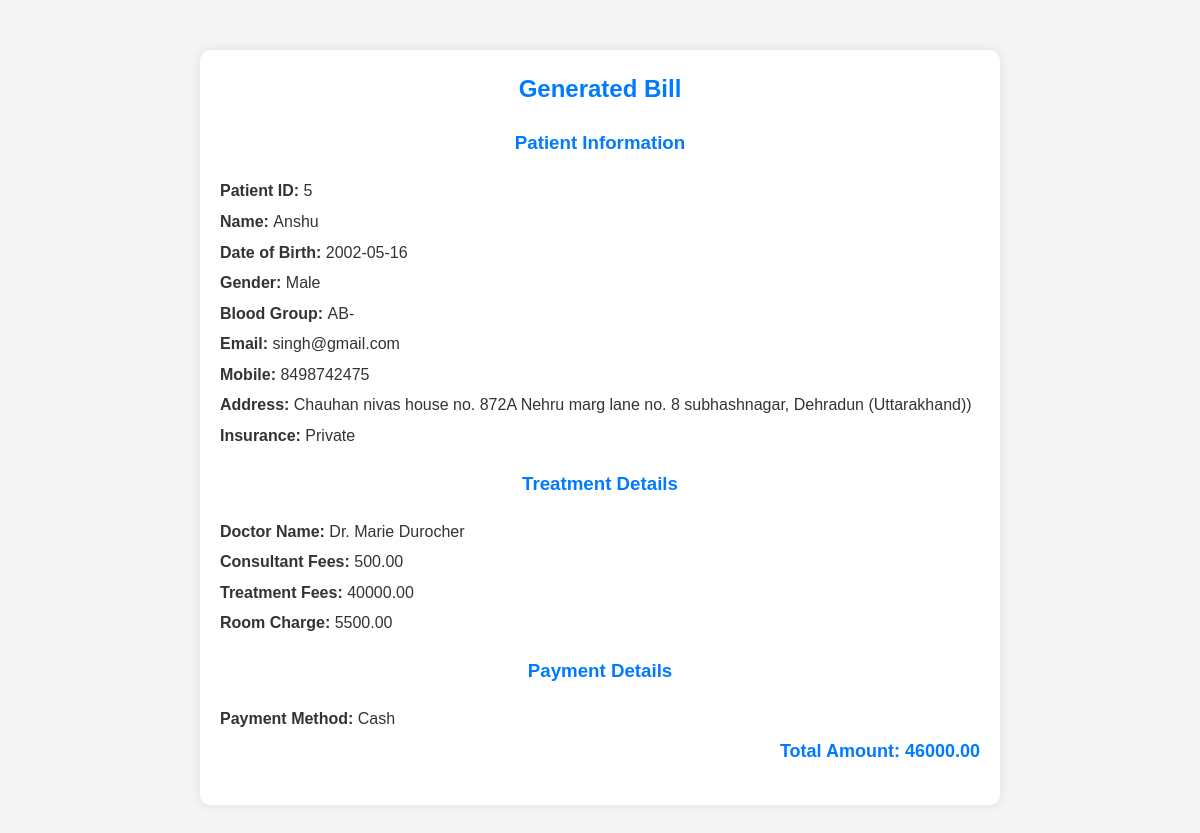
Screenshot of /bill_display.php?patient_id=5 with the database file from the repository.
### tables this page shows
CREATE TABLE `bills` (
  `id` int(11) NOT NULL,
  `patient_id` int(11) NOT NULL,
  `name` varchar(100) NOT NULL,
  `dob` date NOT NULL,
  `gender` enum('Male','Female','Other') NOT NULL,
  `blood_group` varchar(10) NOT NULL,
  `email` varchar(100) NOT NULL,
  `mobile` varchar(15) NOT NULL,
  `address` text NOT NULL,
  `insurance` varchar(100) NOT NULL,
  `doctor_name` varchar(100) NOT NULL,
  `consultant_fees` decimal(10,2) NOT NULL,
  `treatment_fees` decimal(10,2) NOT NULL,
  `room_charge` decimal(10,2) NOT NULL,
  `payment_method` enum('Cash','NetBanking','Paytm','Gpay') NOT NULL,
  `total_amount` decimal(10,2) NOT NULL,
  `bill_date` timestamp NOT NULL DEFAULT current_timestamp()
);

### bill_display.php (the view, shortened to what this page needs)
<?php
include('connection.php');
$patient_id = $_GET['patient_id'];
try {
    $stmt = $db->prepare("SELECT * FROM bills WHERE patient_id = :patient_id");
    $stmt->bindParam(':patient_id', $patient_id);
    $stmt->execute();
    $bill = $stmt->fetch(PDO::FETCH_ASSOC);
} catch (PDOException $e) {
    echo "Error: " . $e->getMessage();
    exit;
}
?>
<!DOCTYPE html>
<html lang="en">
<head>
    <link rel="stylesheet" href="styles.css">
</head>
<body>
    <div class="bill-container">
        <h2>Generated Bill</h2>
        <div class="bill-details">
            <h3>Patient Information</h3>
            <p><label>Patient ID: </label><?php echo $bill['patient_id']; ?></p>
            <p><label>Name: </label><?php echo $bill['name']; ?></p>
            <p><label>Date of Birth: </label><?php echo $bill['dob']; ?></p>
            <p><label>Gender: </label><?php echo $bill['gender']; ?></p>
            <p><label>Blood Group: </label><?php echo $bill['blood_group']; ?></p>
            <p><label>Email: </label><?php echo $bill['email']; ?></p>
            <p><label>Mobile: </label><?php echo $bill['mobile']; ?></p>
            <p><label>Address: </label><?php echo $bill['address']; ?></p>
            <p><label>Insurance: </label><?php echo $bill['insurance']; ?></p>
        </div>
        <div class="bill-details">
            <h3>Treatment Details</h3>
            <p><label>Doctor Name: </label><?php echo $bill['doctor_name']; ?></p>
            <p><label>Consultant Fees: </label><?php echo $bill['consultant_fees']; ?></p>
            <p><label>Treatment Fees: </label><?php echo $bill['treatment_fees']; ?></p>
            <p><label>Room Charge: </label><?php echo $bill['room_charge']; ?></p>
        </div>
        <div class="bill-details">
            <h3>Payment Details</h3>
            <p><label>Payment Method: </label><?php echo $bill['payment_method']; ?></p>
            <p class="total-amount">Total Amount: <?php echo $bill['total_amount']; ?></p>
        </div>
    </div>
</body>
</html>

### styles.css (style rules this page uses)
* { margin: 0; padding: 0; box-sizing: border-box; }
body { font-family: Arial, sans-serif; background-color: #f4f4f4; color: #333; line-height: 1.6; }

### bill_display.php (style rules this page uses)
.bill-container { max-width: 800px; margin: 50px auto; padding: 20px; background-color: #fff; border-radius: 10px; box-shadow: 0 0 10px rgba(0, 0, 0, 0.1); }
h2, h3 { text-align: center; margin-bottom: 20px; color: #007bff; }
.bill-details { margin-bottom: 20px; }
.bill-details label { font-weight: bold; }
.bill-details p { margin: 5px 0; }
.total-amount { text-align: right; font-weight: bold; font-size: 18px; color: #007bff; }

### rows the page displays
bills: patient "5", name "Anshu", dob "2002-05-16", gender "Male", blood_group "AB-", email "singh@gmail.com", mobile "8498742475", address "Chauhan nivas house no. 872A Nehru marg lane no. 8 subhashnagar, Dehradun (Uttarakhand))", insurance "Private", doctor_name "Dr. Marie Durocher", consultant_fees "500.00", treatment_fees "40000.00", room_charge "5500.00", payment_method "Cash", total_amount "46000.00"
